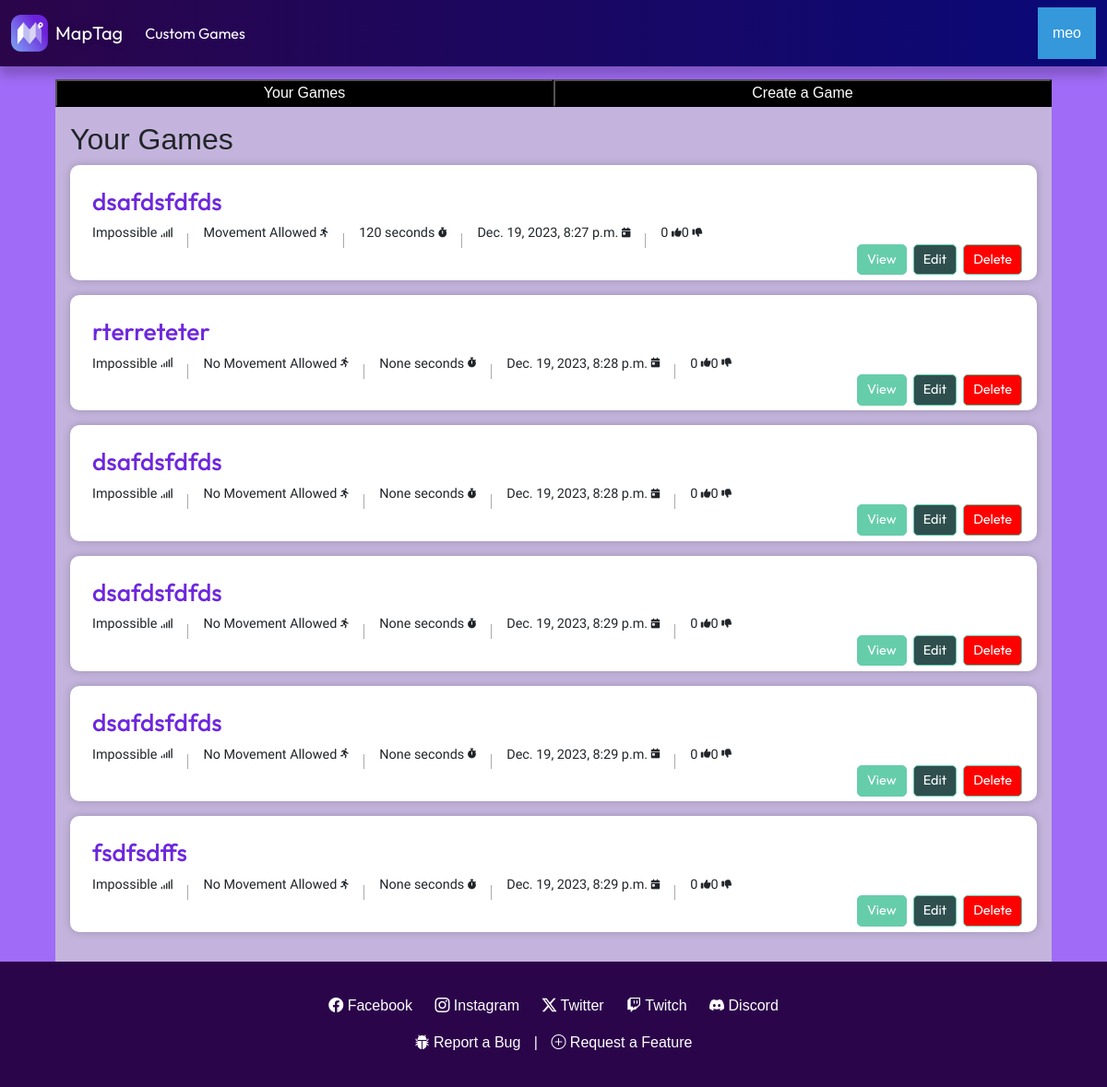
The app's page /mygames (signed in), older data.
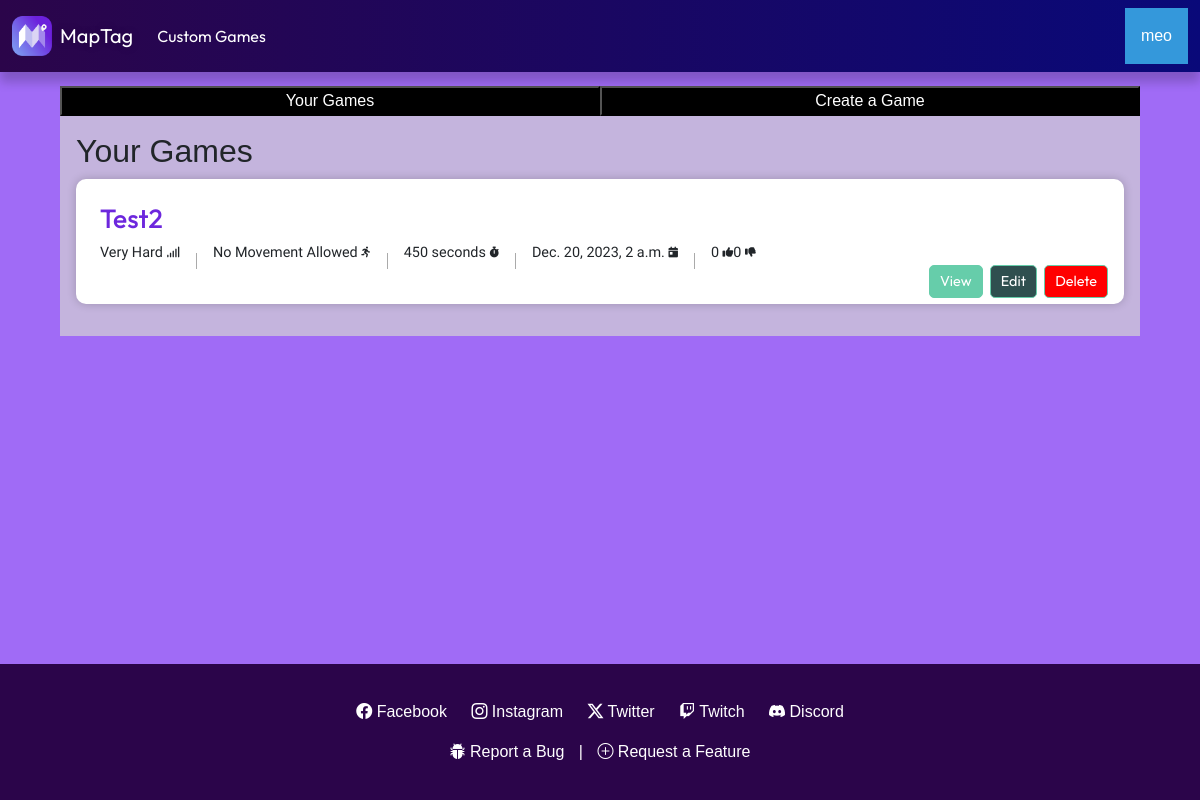
The same page, newer data.
### Game/models.py (models this page shows)
class CustomGame(models.Model):
    DIFFICULTY_CHOICES = [
        ('Impossible', 'impossible'),
        ('Very Hard', 'very_hard'),
        ('Hard', 'hard'),
        ('Normal', 'normal'),
        ('Easy', 'easy'),
    ]
    id = models.UUIDField(primary_key=True, default=uuid.uuid4, editable=False)
    creator = models.CharField(max_length=255)
    likes = models.IntegerField(default=0)
    dislikes = models.IntegerField(default=0)
    date_created = models.DateTimeField(auto_now_add=True)
    map_title = models.CharField(max_length=100)
    mobility = models.BooleanField(default=False)
    difficulty = models.CharField(max_length = 20, choices = DIFFICULTY_CHOICES)
    timer_status = models.BooleanField(default=False)
    timer_duration = models.IntegerField(null=True, blank=True)
    map_description = models.TextField(default="No description.", max_length=1000)

### User/views.py (the view)
# urls.py: path('mygames', user_views.mygames, name="mygames"),
def mygames(request):
    if request.user.is_authenticated:
        user_games = CustomGame.objects.filter(creator=request.user.username)
        context = {
            'my_games': user_games
        }
        return render(request, "profile/mygames.html", context)
    else:
        return redirect('home')

### User/templates/profile/mygames.html (shortened to what this page needs)
{% extends 'base.html' %}
{% load static %}
{% block extra_head %}
  <link rel="stylesheet" type="text/css" href="{% static 'styles/mygames.css' %}" />
{% endblock %}
{% block content %}
  <div class="w3-container tabs">
    <div class="w3-bar w3-grey">
      <button class="w3-bar-item w3-button tablink w3-dark-grey" onclick="openMode(event,'Your Games')">Your Games</button>
      <button class="w3-bar-item w3-button tablink" onclick="openMode(event,'Create a Game')">Create a Game</button>
    </div>
    <div id="Your Games" class="w3-container w3-border mode">
      <h2>Your Games</h2>
      {% if my_games %}
          {% for game in my_games %}
          <div class="game">
            <h2><span class="title">{{ game.map_title }}</span></span></h2>
            <div class="game-details">
              <p class="game-difficulty">{{ game.difficulty }} </p>
              {% if game.mobility == True %}
              <p>Movement Allowed </p>
              {% else %}
              <p>No Movement Allowed </p>
              {% endif %}
              <p class="game-duration">{{ game.timer_duration }} seconds </p>
              <p class="game-date">{{ game.date_created }} </p>
              <p class="game-likes">
                {{ game.likes }}
              </p>
              <p class="game-dislikes">
                {{ game.dislikes }}
              </p>
            </div>
            <div class="game-actions">
              <a href="{% url 'custom_game_detail' game.id %}" class="game-view">View</a>
              <a href="{% url 'edit_game' game.id %}" class="game-edit">Edit</a>
              <a href="{% url 'delete_game' game.id %}" class="game-delete">Delete</a>
            </div>
          </div>
          {% endfor %}
      {% else %}
        <p>No games found.</p>
      {% endif %}
    </div>
  </div>
{% endblock %}

Row changes from the older to the newer data that the page shows:
removed CustomGame: map_title "dsafdsfdfds", difficulty "Impossible", mobility "Movement Allowed", timer_duration "120", date_created "Dec. 19, 2023, 8:27 p.m.", likes "0", dislikes "0"
removed CustomGame: map_title "rterreteter", difficulty "Impossible", mobility "No Movement Allowed", timer_duration "None", date_created "Dec. 19, 2023, 8:28 p.m.", likes "0", dislikes "0"
removed CustomGame: map_title "dsafdsfdfds", difficulty "Impossible", mobility "No Movement Allowed", timer_duration "None", date_created "Dec. 19, 2023, 8:28 p.m.", likes "0", dislikes "0"
removed CustomGame: map_title "dsafdsfdfds", difficulty "Impossible", mobility "No Movement Allowed", timer_duration "None", date_created "Dec. 19, 2023, 8:29 p.m.", likes "0", dislikes "0"
removed CustomGame: map_title "dsafdsfdfds", difficulty "Impossible", mobility "No Movement Allowed", timer_duration "None", date_created "Dec. 19, 2023, 8:29 p.m.", likes "0", dislikes "0"
removed CustomGame: map_title "fsdfsdffs", difficulty "Impossible", mobility "No Movement Allowed", timer_duration "None", date_created "Dec. 19, 2023, 8:29 p.m.", likes "0", dislikes "0"
added CustomGame: map_title "Test2", difficulty "Very Hard", mobility "No Movement Allowed", timer_duration "450", date_created "Dec. 20, 2023, 2 a.m.", likes "0", dislikes "0"
